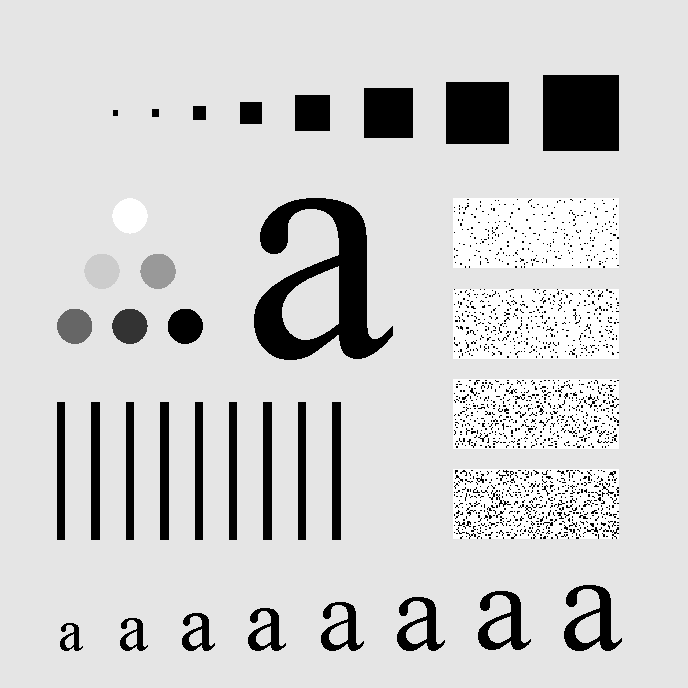
#> input picture Problem 4/Characters Test Pattern 688x688.tif, 688 x 688 px
$ jupyter execute --allow-errors 'b. Ideal low pass filter.ipynb'
#> lines starting #> are read from the running program, lines starting #| are printed output that depends on the picture
[cell 1]
import cv2
import numpy as np
import matplotlib.pyplot as plt

### Ideal high pass filter function

[cell 2]
def IHPF_filter(image, cuttof_frequency):
    height, width = image.shape
    filteredImg = np.zeros((height, width))

    for u in range(height):
        for v in range(width):
            D = np.sqrt((u - height/2)**2 + (v - width/2)**2)
            if D > cuttof_frequency:
                filteredImg[u][v] = 1

    filteredImg = image * filteredImg
    filteredImg = np.fft.ifft2(np.fft.ifftshift(filteredImg))
    return np.abs(filteredImg)

### Load original image

[cell 3]
originalImg = cv2.imread('Characters Test Pattern 688x688.tif', cv2.IMREAD_GRAYSCALE)
#> originalImg is the input picture: shape (688, 688); min 0, max 255, mean 207.3

plt.figure(figsize=(5,10))
plt.title('Original image')
plt.imshow(originalImg, cmap='gray')
plt.show()

### Gaussian noisy image created

[cell 4]
gaussian_noise = np.random.normal(7, 13, originalImg.shape).astype(np.uint8)
noisy_image = cv2.add(originalImg, gaussian_noise)
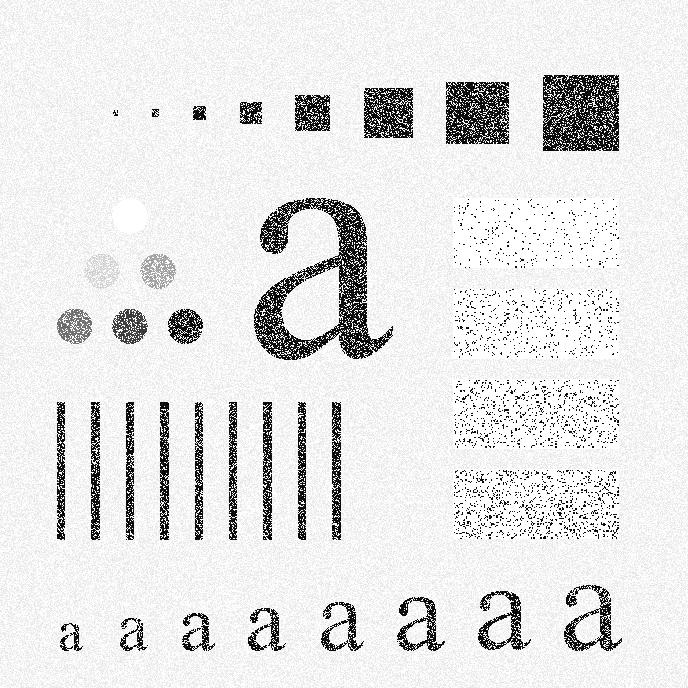
#> noisy_image: shape (688, 688); min 0, max 255, mean 227.9

plt.figure(figsize=(5,10))
plt.title('Gaussian Noisy image')
plt.imshow(noisy_image, cmap='gray')
plt.show()

### Applying FFT on original image

[cell 5]
noisy_image_fft = np.fft.ifftshift(np.fft.fft2(noisy_image))

plt.figure(figsize=(5,10))
plt.title('FFT of Noisy image')
plt.imshow(np.log(np.abs(noisy_image_fft)), cmap='gray')
plt.show()
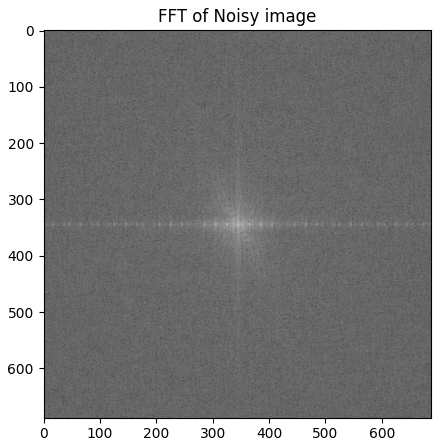
#> figure drawn by matplotlib, 1 panel
